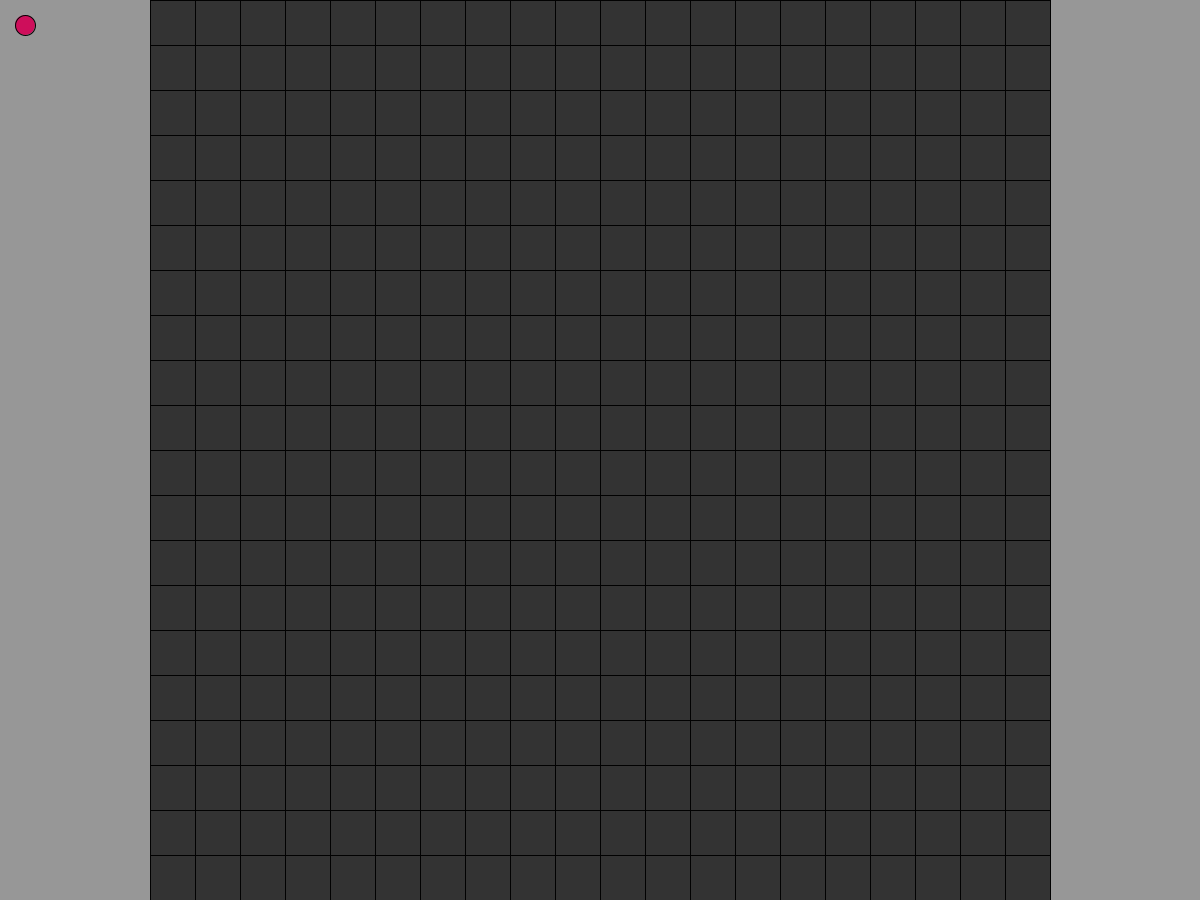
Frame 1 (no input)
Frame 60 (the mouse pressed at the canvas centre just before this capture): identical to frame 1, image omitted
Frame 120 (the mouse held since frame 60 and released just before this capture): identical to frame 1, image omitted

The Processing sketch that drew this single still picture (run headless with seeded random() and noise(); from frame 60 on, the mouse is pressed at the canvas centre):

// Processing sketch: minesweeper
// ── minesweeper.pde
int breite = 20;
int hoehe = 20;
float h_seite;
float b_seite;
float default_seite;
float anteil;
boolean ende = false;
Feld[][] Feld = new Feld[breite][hoehe];
restart restart = new restart(25, 25);
boolean first_click;


void setup() {
  
  size(1200, 900);

  //Instanzierung der Umgebung
  anteil = 0.2;

  //Setter der UMgebung
  feldSetter();
  wertSetter();
  first_click = true;
}

void draw() {
  if (!ende) {
    background(151);
    restart.show();
    translate((width - breite * default_seite)/2, (height - hoehe * default_seite)/2);
    for (int i = 0; i<breite; i++) {
      for (int j = 0; j<hoehe; j++) {
        Feld[i][j].right_pressed();
        Feld[i][j].left_pressed();
        Feld[i][j].update();
        Feld[i][j].show();
      }
    }
  }
}

// ── Feld.pde
class Feld {
  //Variablen
  float x, y, i, j, seite;
  color clr;
  boolean clicked;
  boolean mine;
  boolean marked;
  int umgebung;
  float mx;
  float my;

  //Konstruktor
  Feld(float i, float j, float seite, boolean mine) {
    this.marked = false;
    this.x = i * seite;
    this.y = j * seite;
    this.i = i;
    this.mine = mine;
    this.j = j;
    this.seite = seite;
    this.clicked = false;
    this.clr = color(51, 51, 51);
  }

  //Methoden
  void show() {
    textAlign(CENTER);
    fill(clr);
    if (!marked) {
      rect(x, y, seite, seite);
      if (clicked && !mine && umgebung != 0) {
        fill(35, 163, 6);
        textSize(seite);
        text(umgebung, x + seite/2, y + seite * 0.9);
      }
    } else {
      fill(0, 0, 255);
      rect(x, y, seite, seite);
      line(x, y, x + seite, y + seite);
      line(x, y + seite, x + seite, y);
    }
  }

  

  void right_pressed() {
    if (mousePressed && (mouseButton == RIGHT)) {
      mx = mouseX - (width - breite * default_seite)/2;
      my = mouseY - (height - hoehe * default_seite)/2;

      if (mx > x && mx < x + seite && my > y && my < y + seite) {
        if (marked) {
          this.marked = false;
          pause(100);
        } else {
          this.marked = true;
          pause(100);
        }
      }
    }
  }

  void left_pressed() {
    if (!marked) {
      mx = mouseX - (width - breite * default_seite)/2;
      my = mouseY - (height - hoehe * default_seite)/2;
      if (mousePressed && (mouseButton == LEFT) && !marked) {
        if (mx > x && mx < x + seite && my > y && my < y + seite) {
          this.clicked = true;
        }
      }
    }
  }

  void update() {
    if (clicked) {
      if (!mine) {
        this.clr = color(201);
      } else {
        this.clr = color(255, 0, 0);
        ende = true;
      }
    }
  }
}

// ── NewGame.pde
class restart{
  float x;
  float y;
  float seite;
  
  restart(float x, float y){
    this.x = x;
    this.y = y;
    this.seite = 20;
  }
  void show(){
    stroke(1);
    fill(206,14,91);
    ellipse(x, y, seite, seite);
  }
  void pressed(){
    if(mousePressed && (mouseButton == LEFT)){
      if(mouseX > this.x && mouseY > this.y && mouseX < this.x + seite && mouseY < this.y + seite){
        setup();
      }
    }
  }
}

// ── feldSetter.pde
void feldSetter() {

  boolean[] mine = new boolean[breite * hoehe];
  for (int i = 0; i<breite*hoehe; i++) {
    if(random(0,1) <= anteil){
      mine[i] = true;
    }else{
      mine[i] = false;
    }
  }
  h_seite = height / hoehe;
  b_seite = width / breite;

  if (h_seite <= b_seite) {
    default_seite = h_seite;
  } else {
    default_seite = b_seite;
  }

  //felder generieren
  int mines = 0;
  for (int i = 0; i<breite; i++) {
    for (int j = 0; j<hoehe; j++) {
      Feld[i][j] = new Feld(i, j, default_seite, mine[mines]);
      mines++;
    }
  }
}

// ── pause.pde
void pause(float m_sek){
  float start = millis();
  float ende = m_sek + start;
  while(ende - millis() > 0){}
}

// ── wertSetter.pde
void wertSetter() {
  int danger;
  for (int i = 0; i<breite; i++) {
    for (int j = 0; j<hoehe; j++) {
      danger = 0;
      if (i - 1 >= 0 && j - 1 >= 0) {
        if (Feld[i-1][j-1].mine) {
          danger++;
        }
      }
      if (j - 1 >= 0) {
        if (Feld[i][j-1].mine) {
          danger++;
        }
      }
      if (i + 1 <= breite - 1 && j - 1 >= 0) {
        if (Feld[i+1][j-1].mine) {
          danger++;
        }
      }
      if (i - 1 >= 0) {
        if (Feld[i-1][j].mine) {
          danger++;
        }
      }
      if (i + 1 <= breite - 1) {
        if (Feld[i+1][j].mine) {
          danger++;
        }
      }
      if (i - 1 >= 0 && j + 1 <= hoehe - 1) {
        if (Feld[i-1][j+1].mine) {
          danger++;
        }
      }
      if (j + 1 <= hoehe - 1) {
        if (Feld[i][j+1].mine) {
          danger++;
        }
      }
      if (i + 1 <= breite - 1 && j + 1 <= hoehe - 1) {
        if (Feld[i+1][j+1].mine) {
          danger++;
        }
      }
      Feld[i][j].umgebung = danger;
    }
  }
}
